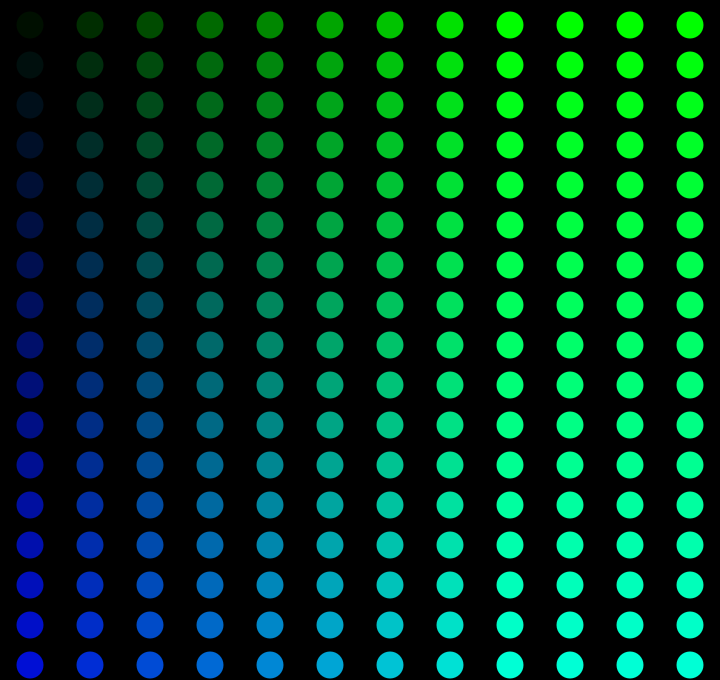
Frame 1 (no input)
Frame 60 (the mouse pressed at the canvas centre just before this capture): identical to frame 1, image omitted
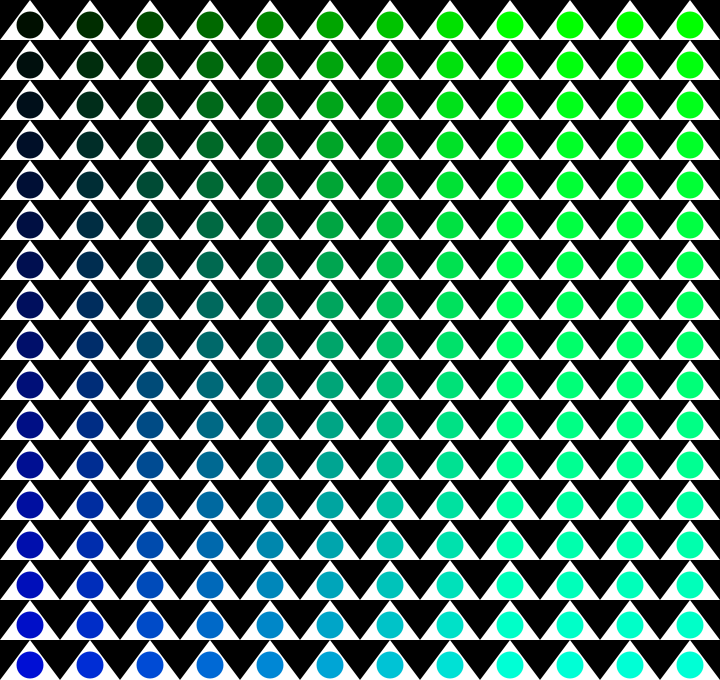
Frame 120 (the mouse held since frame 60 and released just before this capture)

The Processing sketch that drew these frames (run headless with seeded random() and noise(); from frame 60 on, the mouse is pressed at the canvas centre):

// Processing sketch: processing_39966
// ── processing_39966.pde

void setup () {
  size (720, 680);
frameRate(30);
}


void draw () {
  background(0);
  noStroke();
  for (int i=30; i<width; i=i+60) {
    for (int y=0; y<height; y=y+40) {
      fill (mouseX, mouseX,mouseY);
      triangle (i, y, i-30, y+40, i+30, y+40);
      smooth();
      fill (0, i/2, y/3);
      ellipse(i, y+25, 27, 27);
      smooth();      
    }
  }
}

                
